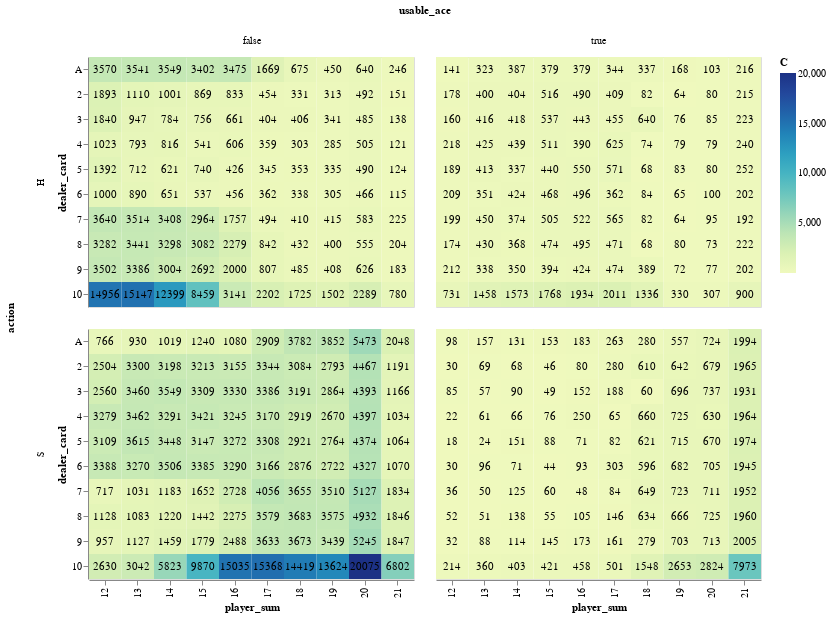

Write notebook code for a chart like this one.
### Code cell
print("Plotting State-Action Counts...")
bj_onpolicy.plot('C', width=325, height=250)

### Figure 1 — Vega-Lite specification as saved in the notebook (floating-point values rounded to 4 significant figures; data arrays with more than 128 entries replaced by an {"elided": "..."} marker saying what was removed)
{"config": {"view": {"continuousWidth": 300, "continuousHeight": 300}}, "data": {"name": "data-f92894adbc7160c4185bbd6ca089cdab"}, "facet": {"column": {"field": "usable_ace", "type": "nominal"}, "row": {"field": "action", "type": "nominal"}}, "spec": {"layer": [{"mark": {"type": "rect"}, "encoding": {"color": {"field": "C", "type": "quantitative"}, "x": {"field": "player_sum", "type": "ordinal"}, "y": {"field": "dealer_card", "type": "ordinal"}}}, {"mark": {"type": "text"}, "encoding": {"text": {"field": "val_round", "type": "quantitative"}, "x": {"field": "player_sum", "type": "ordinal"}, "y": {"field": "dealer_card", "type": "ordinal"}}}], "height": 250, "width": 325}, "$schema": "https://vega.github.io/schema/vega-lite/v5.20.1.json", "datasets": {"data-f92894adbc7160c4185bbd6ca089cdab": {"elided": "400 records"}}}
